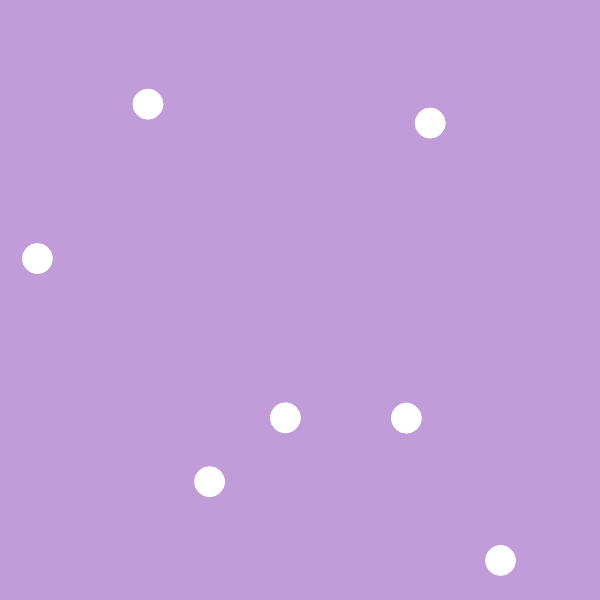
Frame 1 (no input)
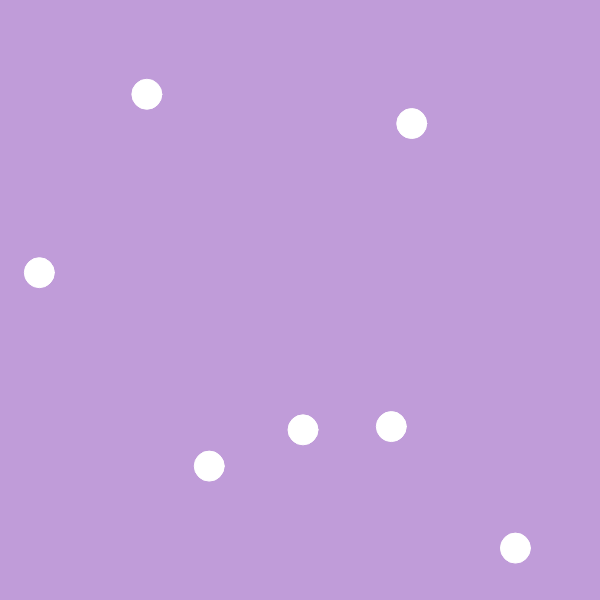
Frame 60 (no input)
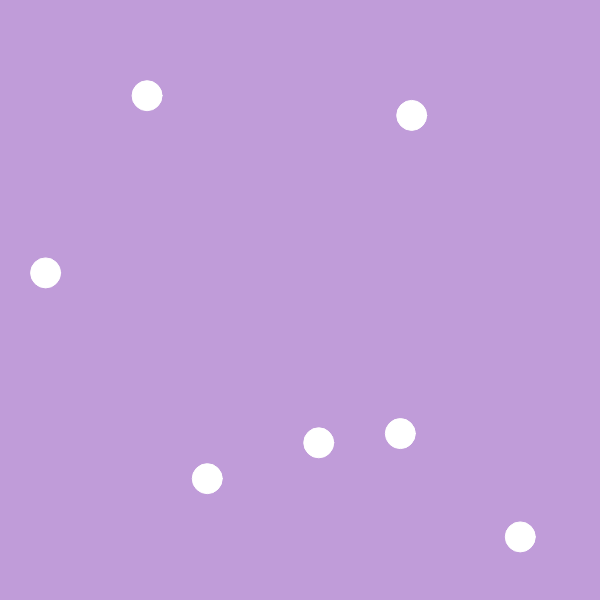
Frame 120 (the mouse pressed at the canvas centre since frame 60)

The p5.js sketch that drew these frames (run headless with seeded random() and noise() and a simulated clock; from frame 60 on, the mouse is pressed at the canvas centre):

// p5.js sketch
// ── sketch.js
// -
// scontro_camminatori 0.8 by angelica [walker, keyword2]
// 2020 © angelica, Daniele @Fupete and the course DSII2020 at DESIGN.unirsm 
// github.com/dsii-2020-unirsm — github.com/fupete
// Educational purposes, MIT License, 2020, San Marino
// —


let camminatore = []
let position
let num = 7


function setup() {
  createCanvas(600, 600);

  for (var i = 0; i < num; i++) {
    camminatore[i] = new Walker(random(width), random(height));
  }
}

function draw() {
  background('#C09CD9');
  for (var i = 0; i < camminatore.length; i++) {
    camminatore[i].step();
    camminatore[i].mostrati();     
    for (var j = 0; j < camminatore.length; j++) {
      if (i != j && camminatore[i].interseca(camminatore[j])) {
        camminatore[i].cambiaColore();
        camminatore[j].cambiaColore();
      }
    }
  }

}

function Walker(x, y) {
  this.position = createVector(200, 200);

  this.position.x = x
  this.position.y = y

  this.r = 15
  this.t = random(50)
  this.col = color(255);

  this.cambiaColore = function() {
    this.col = color(random(255), random(255), random(255));
  }

  this.interseca = function(other) {
    this.d = dist(this.position.x, this.position.y, other.position.x, other.position.y);
    if (this.d < this.r + other.r) //se la distanza è < della somma dei due raggi
    {
      return true;
    } else {
      return false;
    }
  }

  this.mostrati = function() {
    stroke(255)
    fill(this.col)

    ellipse(this.position.x, this.position.y, this.r * 2, this.r * 2)
  }



  this.step = function() {

    var step = p5.Vector.random2D();


    step.setMag(2); //grandezza vettore

    this.position.x = constrain(this.position.x, 0 + this.r, width - this.r);

    this.position.y = constrain(this.position.y, 0 + this.r, height - this.r);

    this.position.add(step); //aggiungi alla posizione lo step
  }



}
